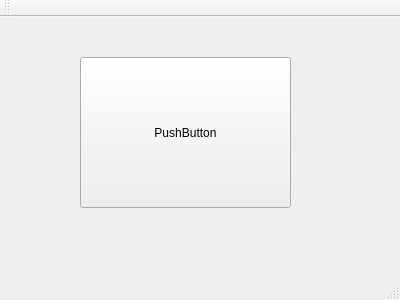
<?xml version="1.0" encoding="UTF-8"?>
<ui version="4.0">
 <class>MainWindow</class>
 <widget class="QMainWindow" name="MainWindow">
  <property name="geometry">
   <rect>
    <x>0</x>
    <y>0</y>
    <width>400</width>
    <height>300</height>
   </rect>
  </property>
  <property name="windowTitle">
   <string>MainWindow</string>
  </property>
  <widget class="QWidget" name="centralWidget">
   <widget class="QPushButton" name="pushButton">
    <property name="geometry">
     <rect>
      <x>80</x>
      <y>40</y>
      <width>211</width>
      <height>151</height>
     </rect>
    </property>
    <property name="text">
     <string>PushButton</string>
    </property>
   </widget>
  </widget>
  <widget class="QMenuBar" name="menuBar">
   <property name="geometry">
    <rect>
     <x>0</x>
     <y>0</y>
     <width>400</width>
     <height>24</height>
    </rect>
   </property>
  </widget>
  <widget class="QToolBar" name="mainToolBar">
   <attribute name="toolBarArea">
    <enum>TopToolBarArea</enum>
   </attribute>
   <attribute name="toolBarBreak">
    <bool>false</bool>
   </attribute>
  </widget>
  <widget class="QStatusBar" name="statusBar"/>
 </widget>
 <layoutdefault spacing="6" margin="11"/>
 <resources/>
 <connections/>
</ui>
